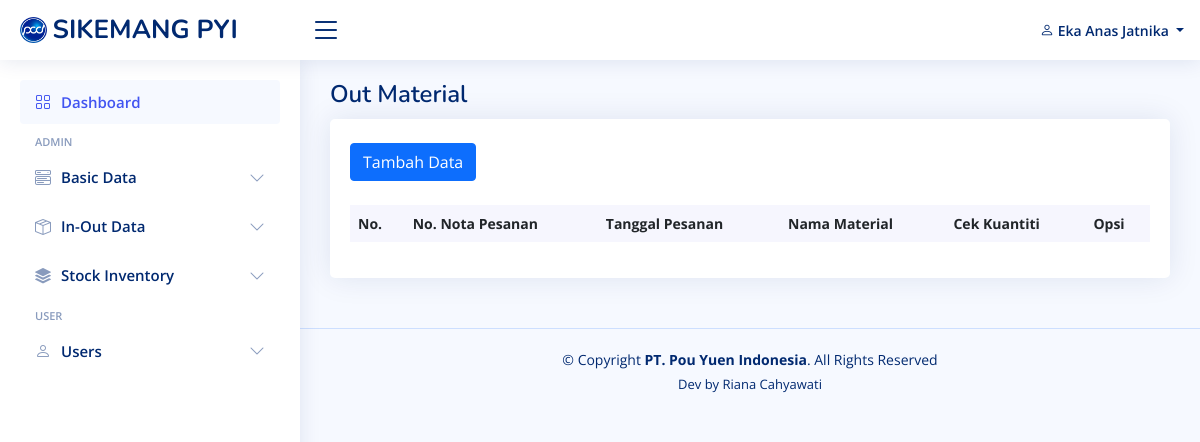
The page /view_in_out_data/out_material.php (signed in) on the database as committed earlier.
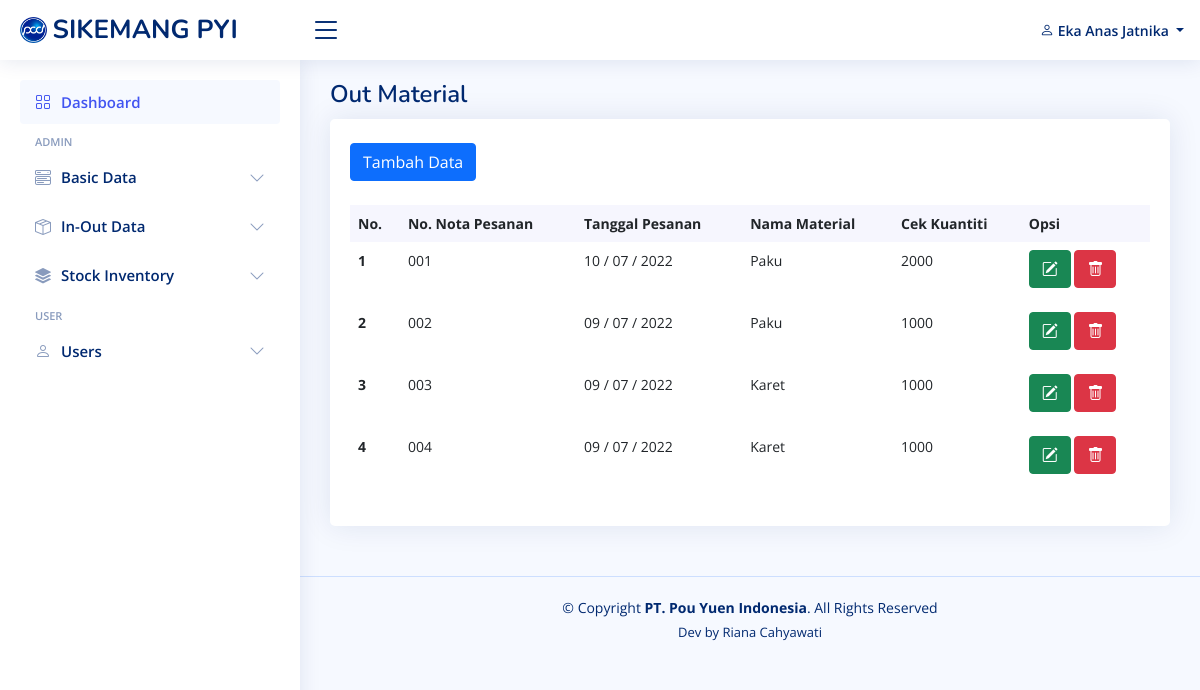
The same page on the database as committed later.
### tables this page shows
CREATE TABLE `users` (
  `id` int(11) NOT NULL,
  `nama` varchar(255) NOT NULL,
  `username` varchar(255) NOT NULL,
  `password` varchar(255) NOT NULL,
  `email` varchar(100) NOT NULL,
  `phone` varchar(100) NOT NULL,
  `alamat` varchar(255) NOT NULL,
  `role_id` int(11) NOT NULL
);

CREATE TABLE `out_material` (
  `id_out_material` int(11) NOT NULL,
  `no_nota_order` varchar(200) NOT NULL,
  `date_order` date NOT NULL,
  `material_name` varchar(255) NOT NULL,
  `check_quantity` int(11) NOT NULL
);

### functions.php (called while the page is built, shortened)
<?php
$conn = mysqli_connect("localhost", "root", "", "db_pouyuen");
function query($query)
{
    global $conn;
    $result = mysqli_query($conn, $query);
    $rows = [];
    while ($row = mysqli_fetch_assoc($result)) {
        $rows[] = $row;
    }
    return $rows;
}

### view_in_out_data/out_material.php (the view)
<?php
include "../view_template/header.php";
include "../view_template/topbar.php";
include "../view_template/sidebar.php";
$out_material = query("SELECT * FROM out_material");
?>
<main id="main" class="main">
  <div class="pagetitle">
    <h1>Out Material</h1>
  </div>
  <section class="section dashboard">
    <div class="row">
      <div class="col">
        <div class="row">
          <div class="col-12">
            <div class="card recent-sales overflow-auto">
              <div class="card-body">
                <a href="out_material_add.php" class="btn btn-primary my-4">Tambah Data</a>
                <table class="table table-borderless datatable">
                  <thead>
                    <tr>
                      <th scope="col">No. </th>
                      <th scope="col">No. Nota Pesanan</th>
                      <th scope="col">Tanggal Pesanan</th>
                      <th scope="col">Nama Material</th>
                      <th scope="col">Cek Kuantiti</th>
                      <th scope="col">Opsi</th>
                    </tr>
                  </thead>
                  <tbody>
                    <?php $i = 1; ?>
                    <?php foreach ($out_material as $om) : ?>
                      <tr>
                        <th scope="row"><?= $i; ?></a></th>
                        <td><?= $om["no_nota_order"]; ?></td>
                        <td><?= date('d / m / Y', strtotime($om["date_order"])); ?></td>
                        <td><?= $om["material_name"]; ?></td>
                        <td><?= $om["check_quantity"]; ?></td>
                        <td>
                          <a href="out_material_edit.php?id_out_material=<?= $om["id_out_material"] ?>" class="btn btn-success mb-2"><i class="bi bi-pencil-square"></i></a>
                          <a href="out_material_delete.php?id_out_material=<?= $om["id_out_material"] ?>" class="btn btn-danger mb-2"><i class="bi bi-trash" onclick="return confirm('Yakin akan menghapus data No. Nota : <?= $om['no_nota_order']; ?> ?');"></i></a>
                        </td>
                      </tr>
                      <?php $i++; ?>
                    <?php endforeach; ?>
                  </tbody>
                </table>
              </div>
            </div>
          </div>
        </div>
      </div>
    </div>
  </section>
</main>
<?php include "../view_template/footer.php"; ?>

### view_template/header.php (shortened to what this page needs)
<?php
require "../functions.php";
?>
<!DOCTYPE html>
<html lang="en">
<head>
  <link href="../assets/vendor/bootstrap/css/bootstrap.min.css" rel="stylesheet">
  <link href="../assets/vendor/bootstrap-icons/bootstrap-icons.css" rel="stylesheet">
  <link href="../assets/vendor/boxicons/css/boxicons.min.css" rel="stylesheet">
  <link href="../assets/vendor/quill/quill.snow.css" rel="stylesheet">
  <link href="../assets/vendor/quill/quill.bubble.css" rel="stylesheet">
  <link href="../assets/vendor/remixicon/remixicon.css" rel="stylesheet">
  <link href="../assets/vendor/simple-datatables/style.css" rel="stylesheet">
  <link href="../assets/css/style.css" rel="stylesheet">
</head>
<body>

### view_template/topbar.php (shortened to what this page needs)
<?php
$id = $_SESSION['id'];
$users = query("SELECT * FROM users INNER JOIN users_role ON users.role_id = users_role.id_role WHERE id = $id")[0];
?>
<header id="header" class="header fixed-top d-flex align-items-center">
  <div class="d-flex align-items-center justify-content-between">
    <a href="index.html" class="logo d-flex align-items-center">
      <img src="../assets/img/logopouyuen.png">
      <span class="d-none d-lg-block">SIKEMANG PYI</span>
    </a>
    <i class="bi bi-list toggle-sidebar-btn"></i>
  </div>
  <nav class="header-nav ms-auto">
    <ul class="d-flex align-items-center">
      <li class="nav-item dropdown pe-3">
        <a class="nav-link nav-profile d-flex align-items-center pe-0" href="#" data-bs-toggle="dropdown">
          <span class="d-none d-md-block dropdown-toggle ps-2"><i class="bi bi-person"></i> <?= $users['nama']; ?> </span>
        </a>
      </li>
    </ul>
  </nav>
</header>

### view_template/sidebar.php (shortened to what this page needs)
<aside id="sidebar" class="sidebar">
  <ul class="sidebar-nav" id="sidebar-nav">
    <li class="nav-item">
      <a class="nav-link " href="../view_admin/index.php">
        <i class="bi bi-grid"></i>
        <span>Dashboard</span>
      </a>
    </li>
    <li class="nav-heading">Admin</li>
    <li class="nav-item">
      <a class="nav-link collapsed" data-bs-target="#basic-data" data-bs-toggle="collapse" href="#">
        <i class="bi bi-menu-button-wide"></i><span>Basic Data</span><i class="bi bi-chevron-down ms-auto"></i>
      </a>
    </li>
    <li class="nav-item">
      <a class="nav-link collapsed" data-bs-target="#in-out-data" data-bs-toggle="collapse" href="#">
        <i class="bi bi-box-seam"></i><span>In-Out Data</span><i class="bi bi-chevron-down ms-auto"></i>
      </a>
    </li>
    <li class="nav-item">
      <a class="nav-link collapsed" data-bs-target="#stock-inventory" data-bs-toggle="collapse" href="#">
        <i class="bi bi-stack"></i><span>Stock Inventory</span><i class="bi bi-chevron-down ms-auto"></i>
      </a>
    </li>
    <li class="nav-heading">User</li>
    <li class="nav-item">
      <a class="nav-link collapsed" data-bs-target="#users" data-bs-toggle="collapse" href="#">
        <i class="bi bi-person"></i><span>Users</span><i class="bi bi-chevron-down ms-auto"></i>
      </a>
    </li>
  </ul>
</aside>

### view_template/footer.php (shortened to what this page needs)
<footer id="footer" class="footer">
  <div class="copyright">
    &copy; Copyright <strong><span>PT. Pou Yuen Indonesia</span></strong>. All Rights Reserved
  </div>
  <div class="credits">
    Dev by Riana Cahyawati</a>
  </div>
</footer>
</body>
</html>

### assets/css/style.css (style rules this page uses)
:root { scroll-behavior: smooth; }
body { font-family: "Open Sans", sans-serif; background: #f6f9ff; color: #444444; }
a { color: #4154f1; text-decoration: none; }
h1, h2, h3, h4, h5, h6 { font-family: "Nunito", sans-serif; }
#main { margin-top: 60px; padding: 20px 30px; transition: all 0.3s; }
.pagetitle { margin-bottom: 10px; }
.pagetitle h1 { font-size: 24px; margin-bottom: 0; font-weight: 600; color: #012970; }
.card { margin-bottom: 30px; border: none; border-radius: 5px; box-shadow: 0px 0 30px rgba(1, 41, 112, 0.1); }
.card-body { padding: 0 20px 20px 20px; }
.logo { line-height: 1; }
@media (min-width: 1200px) { .logo { width: 280px; } }
.logo img { max-height: 26px; margin-right: 6px; }
.logo span { font-size: 26px; font-weight: 700; color: #012970; font-family: "Nunito", sans-serif; }
.header { transition: all 0.5s; z-index: 997; height: 60px; box-shadow: 0px 2px 20px rgba(1, 41, 112, 0.1); background-color: #fff; padding-left: 20px; }
.header .toggle-sidebar-btn { font-size: 32px; padding-left: 10px; cursor: pointer; color: #012970; }
.header-nav ul { list-style: none; }
.header-nav > ul { margin: 0; padding: 0; }
.header-nav .nav-profile { color: #012970; }
.header-nav .nav-profile span { font-size: 14px; font-weight: 600; }
.sidebar { position: fixed; top: 60px; left: 0; bottom: 0; width: 300px; z-index: 996; transition: all 0.3s; padding: 20px; overflow-y: auto; scrollbar-width: thin; scrollbar-color: #aab7cf transparent; box-shadow: 0px 0px 20px rgba(1, 41, 112, 0.1); background-color: #fff; }
@media (min-width: 1200px) { #main, #footer { margin-left: 300px; } }
.sidebar-nav { padding: 0; margin: 0; list-style: none; }
.sidebar-nav li { padding: 0; margin: 0; list-style: none; }
.sidebar-nav .nav-item { margin-bottom: 5px; }
.sidebar-nav .nav-heading { font-size: 11px; text-transform: uppercase; color: #899bbd; font-weight: 600; margin: 10px 0 5px 15px; }
.sidebar-nav .nav-link { display: flex; align-items: center; font-size: 15px; font-weight: 600; color: #4154f1; transition: 0.3; background: #f6f9ff; padding: 10px 15px; border-radius: 4px; }
.sidebar-nav .nav-link i { font-size: 16px; margin-right: 10px; color: #4154f1; }
.sidebar-nav .nav-link.collapsed { color: #012970; background: #fff; }
.sidebar-nav .nav-link.collapsed i { color: #899bbd; }
.sidebar-nav .nav-link .bi-chevron-down { margin-right: 0; transition: transform 0.2s ease-in-out; }
.dashboard .recent-sales { font-size: 14px; }
.dashboard .recent-sales .table thead { background: #f6f6fe; }
.dashboard .recent-sales .table thead th { border: 0; }
.footer { padding: 20px 0; font-size: 14px; transition: all 0.3s; border-top: 1px solid #cddfff; }
.footer .copyright { text-align: center; color: #012970; }
.footer .credits { padding-top: 5px; text-align: center; font-size: 13px; color: #012970; }

Rows that differ between the two databases and show on the page:
added out_material: no_nota_order "001", date_order "10 / 07 / 2022", material_name "Paku", check_quantity "2000"
added out_material: no_nota_order "002", date_order "09 / 07 / 2022", material_name "Paku", check_quantity "1000"
added out_material: no_nota_order "003", date_order "09 / 07 / 2022", material_name "Karet", check_quantity "1000"
added out_material: no_nota_order "004", date_order "09 / 07 / 2022", material_name "Karet", check_quantity "1000"
